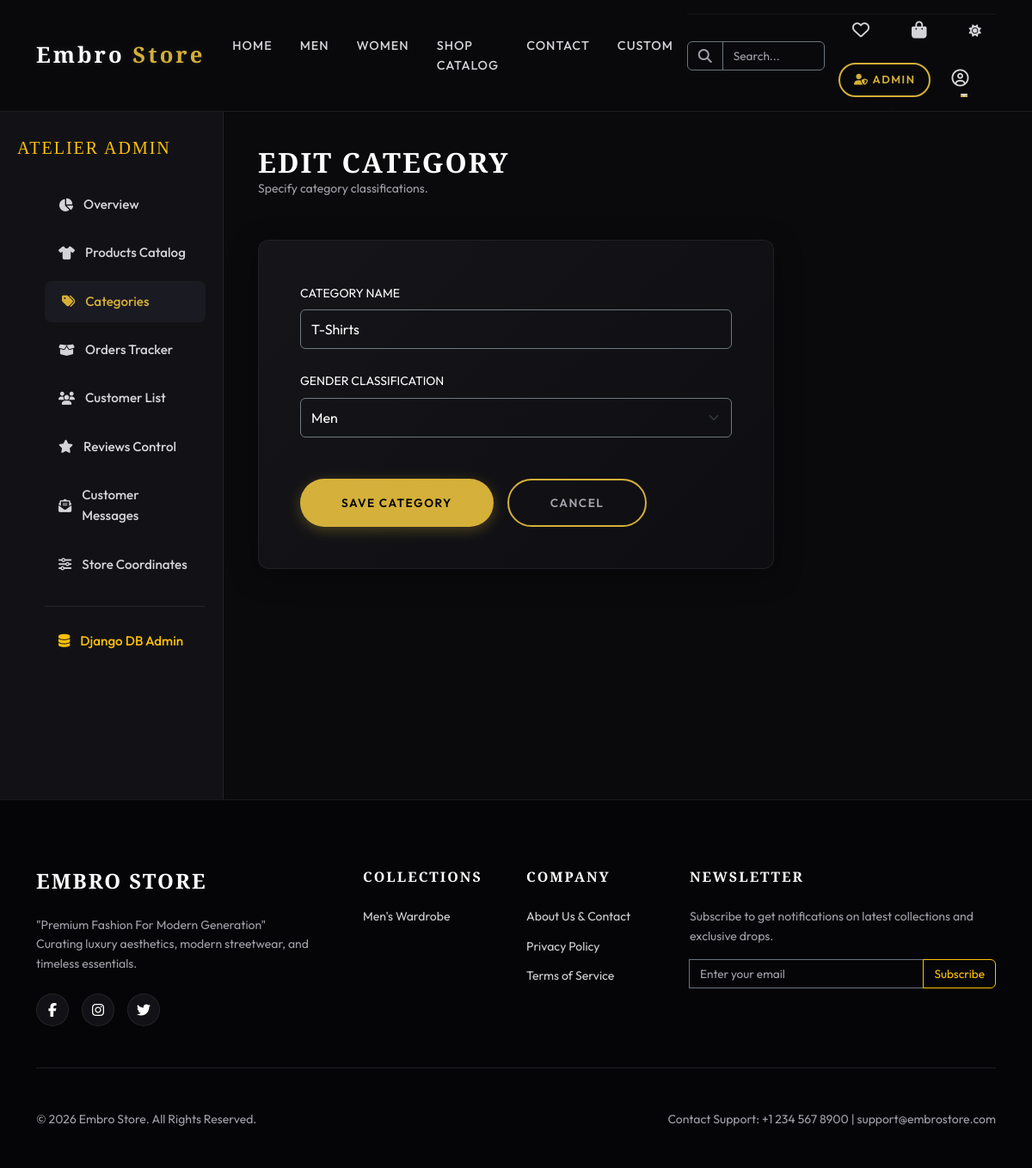
The app's page /dashboard/categories/edit/1/ (signed in) with its own data.
### dashboard/models.py (models this page shows, shortened)
class Settings(models.Model):
    store_name = models.CharField(max_length=100, default="Embro Store")
    logo = models.ImageField(upload_to='settings/', blank=True, null=True)
    contact_email = models.EmailField(default="support@embrostore.com")
    contact_phone = models.CharField(max_length=20, default="+1 234 567 8900")
    address = models.TextField(default="123 Embro Ave, New York, NY 10001")
    facebook_url = models.URLField(max_length=200, blank=True, default="https://facebook.com")
    instagram_url = models.URLField(max_length=200, blank=True, default="https://instagram.com")
    twitter_url = models.URLField(max_length=200, blank=True, default="https://twitter.com")
    class Meta:
        verbose_name = "Store Setting"
        verbose_name_plural = "Store Settings"
    @classmethod
    def get_settings(cls):
        obj, created = cls.objects.get_or_create(id=1)
        return obj

### products/models.py (models this page shows, shortened)
class Category(models.Model):
    name = models.CharField(max_length=100)
    slug = models.SlugField(max_length=120, unique=True, blank=True)
    gender = models.CharField(max_length=10, choices=GENDER_CHOICES, default='UNISEX')
    class Meta:
        verbose_name_plural = 'Categories'
        unique_together = ('name', 'gender')

### dashboard/views.py (the view)
# urls.py: path('categories/edit/<int:category_id>/', views.edit_category, name='edit_category'),
@staff_member_required
def edit_category(request, category_id):
    category = get_object_or_404(Category, id=category_id)
    if request.method == 'POST':
        form = CategoryForm(request.POST, instance=category)
        if form.is_valid():
            category = form.save()
            messages.success(request, f"Category '{category.name}' updated.")
            return redirect('dashboard:manage_categories')
    else:
        form = CategoryForm(instance=category)
    return render(request, 'dashboard/category_form.html', {'form': form, 'category': category, 'title': 'Edit Category'})

### dashboard/forms.py
class CategoryForm(forms.ModelForm):
    class Meta:
        model = Category
        fields = ['name', 'gender']

### cart/context_processors.py (called while the page is built, shortened)
def cart_count(request):
    total_count = 0
    wishlist_count = 0
    if request.user.is_authenticated:
        cart = Cart.objects.filter(user=request.user).first()
        if cart:
            total_count = cart.get_total_items
        wishlist_count = request.user.wishlist_items.count()
    return {
        'cart_count': total_count,
        'wishlist_count': wishlist_count
    }

### cart/models.py (called while the page is built)
    @property
    def get_total_items(self):
        return sum(item.quantity for item in self.items.all())

### dashboard/context_processors.py (called while the page is built)
def store_settings(request):
    return {
        'store_settings': Settings.get_settings()
    }

### templates/dashboard/category_form.html (shortened to what this page needs)
{% extends 'dashboard/base_dashboard.html' %}
{% block dashboard_content %}
<div class="mb-5">
    <h2 class="text-luxury-title mb-0">{{ title }}</h2>
    <p class="text-muted small">Specify category classifications.</p>
</div>
<div class="glass-card spotlight-card p-5" style="max-width: 600px;">
    <form method="POST">
        <div class="row g-4">
            <div class="col-12">
                <label class="small text-uppercase tracking-wider text-white mb-2">Category Name</label>
                <input type="text" name="name" class="form-control bg-transparent text-white border-secondary" value="{{ form.name.value|default:'' }}" placeholder="e.g. Hoodies, Tops, Shirts" required style="height:46px;">
            </div>
            <div class="col-12">
                <label class="small text-uppercase tracking-wider text-white mb-2">Gender Classification</label>
                <select name="gender" class="form-select bg-transparent text-white border-secondary" style="height:46px;" required>
                    <option value="MEN" class="bg-dark" {% if form.gender.value == 'MEN' %}selected{% endif %}>Men</option>
                </select>
            </div>
        </div>
        <div class="d-flex gap-3 mt-5">
            <button type="submit" class="btn btn-neon py-3 px-5">Save Category</button>
            <a href="{% url 'dashboard:manage_categories' %}" class="btn btn-neon-outline py-3 px-5 text-muted">Cancel</a>
        </div>
    </form>
</div>
{% endblock %}

### templates/base.html (shortened to what this page needs)
<!DOCTYPE html>
{% load static %}
<html lang="en" data-theme="dark">
<head>
    <link href="https://cdn.jsdelivr.net/npm/bootstrap@5.3.2/dist/css/bootstrap.min.css" rel="stylesheet">
    <link rel="stylesheet" href="https://cdnjs.cloudflare.com/ajax/libs/font-awesome/6.4.2/css/all.min.css">
    <link rel="stylesheet" href="{% static 'css/theme.css' %}?v=1.3">
</head>
<body>
    <div class="main-wrapper">
        <nav class="navbar navbar-expand-lg navbar-custom sticky-top py-3">
            <div class="container">
                <a class="navbar-brand navbar-brand-luxury" href="{% url 'products:home' %}" style="color: #ffffff !important;">
                    {{ store_settings.store_name|slice:":5" }}<span>{{ store_settings.store_name|slice:"5:" }}</span>
                </a>
                <div class="collapse navbar-collapse" id="navbarContent">
                    <ul class="navbar-nav mx-auto mb-2 mb-lg-0">
                        <li class="nav-item">
                            <a class="nav-link nav-link-custom {% if request.resolver_match.url_name == 'home' %}active{% endif %}" href="{% url 'products:home' %}">Home</a>
                        </li>
                        <li class="nav-item">
                            <a class="nav-link nav-link-custom" href="{% url 'products:product_list' %}?gender=men">Men</a>
                        </li>
                        <li class="nav-item">
                            <a class="nav-link nav-link-custom" href="{% url 'products:product_list' %}?gender=women">Women</a>
                        </li>
                        <li class="nav-item">
                            <a class="nav-link nav-link-custom {% if request.resolver_match.url_name == 'product_list' and not request.GET.gender %}active{% endif %}" href="{% url 'products:product_list' %}">Shop Catalog</a>
                        </li>
                        <li class="nav-item">
                            <a class="nav-link nav-link-custom {% if request.resolver_match.url_name == 'contact_page' %}active{% endif %}" href="{% url 'contacts:contact_page' %}">Contact</a>
                        </li>
                        {% if request.user.is_authenticated %}
                        <li class="nav-item">
                            <a class="nav-link nav-link-custom {% if request.resolver_match.url_name == 'custom_design' %}active{% endif %}" href="{% url 'products:custom_design' %}">Custom</a>
                        </li>
                        {% endif %}
                    </ul>
                    <div class="d-flex flex-column flex-lg-row align-items-start align-items-lg-center gap-3 mt-3 mt-lg-0 border-top border-secondary pt-3 pt-lg-0 border-lg-0 w-100 w-lg-auto" style="border-color: rgba(255, 255, 255, 0.05) !important;">
                        <div class="ajax-search-wrapper w-100" style="max-width: 280px;">
                            <div class="input-group">
                                <span class="input-group-text bg-transparent border-secondary text-muted"><i class="fas fa-search"></i></span>
                                <input type="text" id="search-input" class="form-control bg-transparent border-secondary text-white" placeholder="Search..." autocomplete="off" style="font-size: 0.85rem;">
                            </div>
                        </div>
                        <div class="d-flex flex-wrap align-items-center gap-3 w-100 justify-content-between justify-content-lg-start">
                            <div class="d-flex align-items-center gap-3">
                                <a href="{% url 'wishlist:wishlist_list' %}" class="position-relative text-white nav-link-custom px-1" title="Wishlist">
                                    <i class="far fa-heart" style="font-size: 1.25rem;"></i>
                                </a>
                                <a href="{% url 'cart:cart_detail' %}" class="position-relative text-white nav-link-custom px-1" title="Cart">
                                    <i class="fas fa-shopping-bag" style="font-size: 1.25rem;"></i>
                                </a>
                                <button class="btn theme-toggle-btn border-0 text-white p-0 nav-link-custom px-1" title="Toggle Theme">
                                    <i class="fas fa-sun"></i>
                                </button>
                            </div>
                            <div class="d-flex flex-wrap align-items-center gap-2">
                                {% if not request.user.is_authenticated or request.user.is_staff %}
                                    <a href="/admin/" class="btn btn-neon-outline py-2 px-3" style="font-size: 0.8rem; border-radius: 30px;"><i class="fas fa-user-shield me-1"></i>Admin</a>
                                {% endif %}
                                {% if request.user.is_authenticated %}
                                    <div class="dropdown">
                                        <a class="nav-link nav-link-custom dropdown-toggle px-1 text-white" href="#" role="button" data-bs-toggle="dropdown">
                                            <i class="far fa-user-circle" style="font-size: 1.25rem;"></i>
                                        </a>
                                    </div>
                                {% else %}
                                    <a href="{% url 'accounts:login' %}" class="btn btn-neon-outline py-2 px-3" style="font-size: 0.8rem; border-radius: 30px;">Login</a>
                                {% endif %}
                            </div>
                        </div>
                    </div>
                </div>
            </div>
        </nav>
        <main style="min-height: 60vh;">
            {% block content %}{% endblock %}
        </main>
        <footer class="footer-custom">
            <div class="container">
                <div class="row g-4">
                    <div class="col-lg-4 col-md-6">
                        <h4 class="footer-title">{{ store_settings.store_name }}</h4>
                        <p class="small text-muted mb-4">"Premium Fashion For Modern Generation"<br>Curating luxury aesthetics, modern streetwear, and timeless essentials.</p>
                        <div class="social-icons-box">
                            {% if store_settings.facebook_url %}
                                <a href="{{ store_settings.facebook_url }}" class="social-icon-btn" target="_blank"><i class="fab fa-facebook-f"></i></a>
                            {% endif %}
                            {% if store_settings.instagram_url %}
                                <a href="{{ store_settings.instagram_url }}" class="social-icon-btn" target="_blank"><i class="fab fa-instagram"></i></a>
                            {% endif %}
                            {% if store_settings.twitter_url %}
                                <a href="{{ store_settings.twitter_url }}" class="social-icon-btn" target="_blank"><i class="fab fa-twitter"></i></a>
                            {% endif %}
                        </div>
                    </div>
                    <div class="col-lg-2 col-md-6">
                        <h5 class="footer-title" style="font-size: 1rem;">Collections</h5>
                        <a href="{% url 'products:product_list' %}?gender=men" class="footer-link small">Men's Wardrobe</a>
                    </div>
                    <div class="col-lg-2 col-md-6">
                        <h5 class="footer-title" style="font-size: 1rem;">Company</h5>
                        <a href="{% url 'contacts:contact_page' %}" class="footer-link small">About Us & Contact</a>
                        <a href="#" class="footer-link small">Privacy Policy</a>
                        <a href="#" class="footer-link small">Terms of Service</a>
                    </div>
                    <div class="col-lg-4 col-md-6">
                        <h5 class="footer-title" style="font-size: 1rem;">Newsletter</h5>
                        <p class="small text-muted mb-3">Subscribe to get notifications on latest collections and exclusive drops.</p>
                        <form action="{% url 'contacts:newsletter_subscribe' %}" method="POST" class="input-group mb-3 ajax-newsletter-form">
                            <input type="email" name="email" class="form-control bg-transparent border-secondary text-white" placeholder="Enter your email" required style="font-size: 0.85rem;">
                            <button class="btn btn-outline-warning" type="submit" style="font-size: 0.85rem;">Subscribe</button>
                        </form>
                    </div>
                </div>
                <hr class="border-secondary my-5">
                <div class="d-flex flex-column flex-md-row justify-content-between align-items-center small text-muted">
                    <p>&copy; 2026 {{ store_settings.store_name }}. All Rights Reserved.</p>
                    <p>Contact Support: {{ store_settings.contact_phone }} | {{ store_settings.contact_email }}</p>
                </div>
            </div>
        </footer>
    </div>
</body>
</html>

### records on screen
Settings: store_name "Embro", store_name "Store", store_name "EMBRO STORE", store_name "Embro Store", contact_phone "+1 234 567 8900", contact_email "support@embrostore.com"
Category: name "T-Shirts", gender "Men"

### other values on screen
{{ title }} "EDIT CATEGORY"
